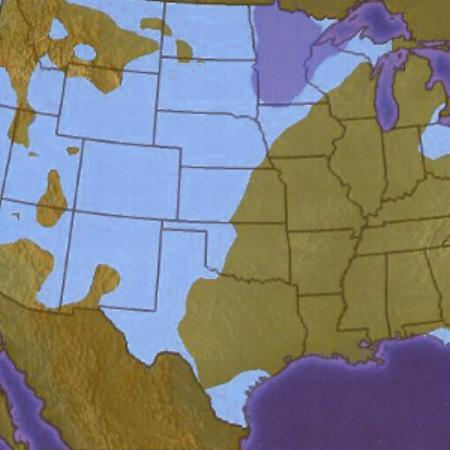
%> input picture am10_FC_am11_SE/test.jpg, 450 x 450 px
$ octave --eval "result = get_clutter_se('test.jpg');"   (GNU Octave 9; MATLAB toolbox functions it lacks are replaced by stand-ins)
%> lines starting %> are read from the running program, lines starting %| are printed output that depends on the picture; in (x1, y1, x2, y2) boxes, pixels count from 0 and x2, y2 are one past the last pixel; in counts of white or black regions, pixels touching at a corner belong together; the program's own positions count from 1
### am10_FC_am11_SE/RGB2Lab.m
function im_Lab=RGB2Lab(im)
% im_Lab=RGB2Lab(im)
% converts RGB color space to CIELab color space
% im is an input RGB image
% im_Lab is the output Lab image

im=double(im); %Convert unsigned 8-bit integer to double precision.

r=im(:,:,1)/255; %get r,g,b value in the range of [0,1]
g=im(:,:,2)/255;
b=im(:,:,3)/255;

% the figure from graybar.m and the infromation from the website
% http://www.cinenet.net/~spitzak/conversion/whysrgb.html, we can conclude
% that our RGB system is sRGB

% if RGB system is sRGB
indr=r>0.04045;
r(indr)=((r(indr)+0.055)/1.055).^2.4;
r(~indr)=r(~indr)/12.92;

indg=g>0.04045;
g(indg)=((g(indg)+0.055)/1.055).^2.4;
g(~indg)=g(~indg)/12.92;

indb=b>0.04045;
b(indb)=((b(indb)+0.055)/1.055).^2.4;
b(~indb)=b(~indb)/12.92;

%Observer. = 2°, Illuminant = D65
X = r * 0.4124 + g * 0.3576 + b * 0.1805;
Y = r * 0.2126 + g * 0.7152 + b * 0.0722;
Z = r * 0.0193 + g * 0.1192 + b * 0.9505;

x = X /  95.047; %x=X/Xn         %Observer = 2°, Illuminant = D65
y = Y / 100.000; %y=Y/Yn
z = Z / 108.883; %z=Z/Zn

indx=x>0.008856;
x(indx)=x(indx).^(1/3);
x(~indx)=7.787*x(~indx)+16/116;

indy=y>0.008856;
y(indy)=y(indy).^(1/3);
y(~indy)=7.787*y(~indy)+16/116;

indz=z>0.008856;
z(indz)=z(indz).^(1/3);
z(~indz)=7.787*z(~indz)+16/116;

CIE_L = ( 116 * y ) - 16;
CIE_a = 500 * ( x - y );
CIE_b = 200 * ( y - z );

im_Lab(:,:,1)=CIE_L;
im_Lab(:,:,2)=CIE_a;
im_Lab(:,:,3)=CIE_b;

### am10_FC_am11_SE/buildSFpyr.m
% [PYR, INDICES, STEERMTX, HARMONICS] = buildSFpyr(IM, HEIGHT, ORDER, TWIDTH)
%
% Construct a steerable pyramid on matrix IM, in the Fourier domain.
% This is similar to buildSpyr, except that:
%
%    + Reconstruction is exact (within floating point errors)
%    + It can produce any number of orientation bands.
%    - Typically slower, especially for non-power-of-two sizes.
%    - Boundary-handling is circular.
%
% HEIGHT (optional) specifies the number of pyramid levels to build. Default
% is maxPyrHt(size(IM),size(FILT));
%
% The squared radial functions tile the Fourier plane, with a raised-cosine
% falloff.  Angular functions are cos(theta-k\pi/(K+1))^K, where K is
% the ORDER (one less than the number of orientation bands, default= 3).
%
% TWIDTH is the width of the transition region of the radial lowpass
% function, in octaves (default = 1, which gives a raised cosine for
% the bandpass filters).
%
% PYR is a vector containing the N pyramid subbands, ordered from fine
% to coarse.  INDICES is an Nx2 matrix containing the sizes of
% each subband.  This is compatible with the MatLab Wavelet toolbox.
% See the function STEER for a description of STEERMTX and HARMONICS.

% Eero Simoncelli, 5/97.
% See http://www.cns.nyu.edu/~eero/STEERPYR/ for more
% information about the Steerable Pyramid image decomposition.

function [pyr,pind,steermtx,harmonics] = buildSFpyr(im, ht, order, twidth)

%-----------------------------------------------------------------
%% DEFAULTS:

max_ht = floor(log2(min(size(im)))) - 2;

if (exist('ht') ~= 1)
  ht = max_ht;
else
  if (ht > max_ht)
    error(sprintf('Cannot build pyramid higher than %d levels.',max_ht));
  end
end

if (exist('order') ~= 1)
  order = 3;
elseif ((order > 15)  | (order < 0))
  fprintf(1,'Warning: ORDER must be an integer in the range [0,15]. Truncating.\n');
  order = min(max(order,0),15);
else
  order = round(order);
end
nbands = order+1;

if (exist('twidth') ~= 1)
  twidth = 1;
elseif (twidth <= 0)
  fprintf(1,'Warning: TWIDTH must be positive.  Setting to 1.\n');
  twidth = 1;
end

%-----------------------------------------------------------------
%% Steering stuff:

if (mod((nbands),2) == 0)
  harmonics = [0:(nbands/2)-1]'*2 + 1;
else
  harmonics = [0:(nbands-1)/2]'*2;
end

steermtx = steer2HarmMtx(harmonics, pi*[0:nbands-1]/nbands, 'even');

%-----------------------------------------------------------------

dims = size(im);
ctr = ceil((dims+0.5)/2);

[xramp,yramp] = meshgrid( ([1:dims(2)]-ctr(2))./(dims(2)/2), ...
    ([1:dims(1)]-ctr(1))./(dims(1)/2) );
angle = atan2(yramp,xramp);
log_rad = sqrt(xramp.^2 + yramp.^2);
log_rad(ctr(1),ctr(2)) =  log_rad(ctr(1),ctr(2)-1);
log_rad  = log2(log_rad);

%% Radial transition function (a raised cosine in log-frequency):
[Xrcos,Yrcos] = rcosFn(twidth,(-twidth/2),[0 1]);
Yrcos = sqrt(Yrcos);

YIrcos = sqrt(1.0 - Yrcos.^2);
lo0mask = pointOp(log_rad, YIrcos, Xrcos(1), Xrcos(2)-Xrcos(1), 0);
imdft = fftshift(fft2(im));
lo0dft =  imdft .* lo0mask;

[pyr,pind] = buildSFpyrLevs(lo0dft, log_rad, Xrcos, Yrcos, angle, ht, nbands);

hi0mask = pointOp(log_rad, Yrcos, Xrcos(1), Xrcos(2)-Xrcos(1), 0);
hi0dft =  imdft .* hi0mask;
hi0 = ifft2(ifftshift(hi0dft));

pyr = [real(hi0(:)) ; pyr];
pind = [size(hi0); pind];

### am10_FC_am11_SE/steer2HarmMtx.m
% MTX = steer2HarmMtx(HARMONICS, ANGLES, REL_PHASES)
%
% Compute a steering matrix (maps a directional basis set onto the
% angular Fourier harmonics).  HARMONICS is a vector specifying the
% angular harmonics contained in the steerable basis/filters.  ANGLES
% (optional) is a vector specifying the angular position of each filter.
% REL_PHASES (optional, default = 'even') specifies whether the harmonics
% are cosine or sine phase aligned about those positions.
% The result matrix is suitable for passing to the function STEER.

% Eero Simoncelli, 7/96.

function mtx = steer2HarmMtx(harmonics, angles, evenorodd)

%%=================================================================
%%% Optional Parameters:

if (exist('evenorodd') ~= 1)
  evenorodd = 'even';
end

% Make HARMONICS a row vector
harmonics = harmonics(:)';

numh = 2*size(harmonics,2) - any(harmonics == 0);

if (exist('angles') ~= 1)
  angles = pi * [0:numh-1]'/numh;
else
  angles = angles(:);
end

%%=================================================================

if isstr(evenorodd)
  if strcmp(evenorodd,'even')
    evenorodd = 0;
  elseif strcmp(evenorodd,'odd')
    evenorodd = 1;
  else
    error('EVEN_OR_ODD should be the string  EVEN or ODD');
  end
end

%% Compute inverse matrix, which maps Fourier components onto
%% steerable basis.
imtx = zeros(size(angles,1),numh);
col = 1;
for h=harmonics
  args = h*angles;
  if (h == 0)
    imtx(:,col) = ones(size(angles));
    col = col+1;
  elseif evenorodd
    imtx(:,col) = sin(args);
    imtx(:,col+1) = -cos(args);
    col = col+2;
  else
    imtx(:,col) = cos(args);
    imtx(:,col+1) = sin(args);
    col = col+2;
  end
end

r = rank(imtx);
if (( r ~= numh ) & ( r ~= size(angles,1) ))
  fprintf(2,'WARNING: matrix is not full rank');
end

mtx = pinv(imtx);

### am10_FC_am11_SE/buildSFpyrLevs.m
% [PYR, INDICES] = buildSFpyrLevs(LODFT, LOGRAD, XRCOS, YRCOS, ANGLE, HEIGHT, NBANDS)
%
% Recursive function for constructing levels of a steerable pyramid.  This
% is called by buildSFpyr, and is not usually called directly.

% Eero Simoncelli, 5/97.

function [pyr,pind] = buildSFpyrLevs(lodft,log_rad,Xrcos,Yrcos,angle,ht,nbands);

if (ht <= 0)

  lo0 = ifft2(ifftshift(lodft));
  pyr = real(lo0(:));
  pind = size(lo0);

else

  bands = zeros(prod(size(lodft)), nbands);
  bind = zeros(nbands,2);

%  log_rad = log_rad + 1;
  Xrcos = Xrcos - log2(2);  % shift origin of lut by 1 octave.

  lutsize = 1024;
  Xcosn = pi*[-(2*lutsize+1):(lutsize+1)]/lutsize;  % [-2*pi:pi]
  order = nbands-1;
  %% divide by sqrt(sum_(n=0)^(N-1)  cos(pi*n/N)^(2(N-1)) )
  %% Thanks to Patrick Teo for writing this out :)
  const = (2^(2*order))*(factorial(order)^2)/(nbands*factorial(2*order));
  Ycosn = sqrt(const) * (cos(Xcosn)).^order;
  himask = pointOp(log_rad, Yrcos, Xrcos(1), Xrcos(2)-Xrcos(1), 0);

  for b = 1:nbands
    anglemask = pointOp(angle, Ycosn, Xcosn(1)+pi*(b-1)/nbands, Xcosn(2)-Xcosn(1));
    banddft = ((-sqrt(-1))^(nbands-1)) .* lodft .* anglemask .* himask;
    band = ifft2(ifftshift(banddft));

    bands(:,b) = real(band(:));
    bind(b,:)  = size(band);
  end

  dims = size(lodft);
  ctr = ceil((dims+0.5)/2);
  lodims = ceil((dims-0.5)/2);
  loctr = ceil((lodims+0.5)/2);
  lostart = ctr-loctr+1;
  loend = lostart+lodims-1;

  log_rad = log_rad(lostart(1):loend(1),lostart(2):loend(2));
  angle = angle(lostart(1):loend(1),lostart(2):loend(2));
  lodft = lodft(lostart(1):loend(1),lostart(2):loend(2));
  YIrcos = abs(sqrt(1.0 - Yrcos.^2));
  lomask = pointOp(log_rad, YIrcos, Xrcos(1), Xrcos(2)-Xrcos(1), 0);

  lodft = lomask .* lodft;

  [npyr,nind] = buildSFpyrLevs(lodft, log_rad, Xrcos, Yrcos, angle, ht-1, nbands);

  pyr = [bands(:); npyr];
  pind = [bind; nind];

end

### am10_FC_am11_SE/band_entropy.m
function en_band = band_entropy(map, wlevels, wor)

% en_band = band_entropy(map, wlevels, wor)
% Inputs:
%     "map": a monochromatic image
%     "wlevels": the number of spatial scales for the subband decomposition
%     "wor": the number of orientations for the subband decomposition
% Outputs:
%     "en_band": a vector containing Shannon entropies of all the subbands

% Reference: Ruth Rosenholtz, Yuanzhen Li, and Lisa Nakano. "Measuring
% visual_clutter". To appear in Journal of Vision, 7(2).

% Ruth Rosenholtz, Yuanzhen Li, and Lisa Nakano, March 2007.

% decompose the image into subbands:
[C,S] = buildSFpyr(map,wlevels,wor-1);
ind = prod(S(1,:));
band_ind = 2;
for ii = 1:wlevels
    for jj = 1:wor
        band = C(ind+1:ind+prod(S(band_ind,:)));
        ind = ind+prod(S(band_ind,:));
        % Shannon entropy:
        en_band(1,band_ind-1) = entropy(band(:)');
        band_ind = band_ind + 1;
    end
end
band = C(ind+1:ind+prod(S(band_ind,:)));
ind = ind+prod(S(band_ind,:));
en_band(1,band_ind-1) = entropy(band(:)');

### am10_FC_am11_SE/entropy.m
function estimate=entropy(x, nbins)

% to calculate the entropy of signal "x", given the number of bins "nbins"
% used uniform binning in the calculation

nsamples = length(x(:));

if ~exist('nbins')
    nbins = ceil(sqrt(nsamples));
end
h=histogram(x,nbins);

sum_h = sum(h);
if sum_h == 0
    sum_h = 1;
end
h = h/sum_h;

h_ = h;
h_(find(h==0)) = 0.01;
logf = log(h_);
estimate = sum(-logf.*h);

### am10_FC_am11_SE/histogram.m
function result=histogram(x, nbins)

% to calculate the histogram of signal "x", given the number of bins
% "nbins"; used uniform binning

edges = min(x(:)):(max(x(:))-min(x(:)))/(nbins-1):max(x(:));
result = histc(x(:), edges);

### am10_FC_am11_SE/pointOp.m
% RES = pointOp(IM, LUT, ORIGIN, INCREMENT, WARNINGS)
%
% Apply a point operation, specified by lookup table LUT, to image IM.
% LUT must be a row or column vector, and is assumed to contain
% (equi-spaced) samples of the function.  ORIGIN specifies the
% abscissa associated with the first sample, and INCREMENT specifies the
% spacing between samples.  Between-sample values are estimated via
% linear interpolation.  If WARNINGS is non-zero, the function prints
% a warning whenever the lookup table is extrapolated.
%
% This function is much faster than MatLab's interp1, and allows
% extrapolation beyond the lookup table domain.  The drawbacks are
% that the lookup table must be equi-spaced, and the interpolation is
% linear.
% Eero Simoncelli, 8/96.

function res = pointOp(im, lut, origin, increment, warnings)

%% NOTE: THIS CODE IS NOT ACTUALLY USED! (MEX FILE IS CALLED INSTEAD)

% fprintf(1,'WARNING: You should compile the MEX version of "pointOp.c",\n         found in the MEX subdirectory of matlabPyrTools, and put it in your matlab path.  It is MUCH faster.\n');

X = origin + increment*[0:size(lut(:),1)-1];
Y = lut(:);

res = reshape(interp1(X, Y, im(:), 'linear', 'extrap'),size(im));

### am10_FC_am11_SE/rcosFn.m
% [X, Y] = rcosFn(WIDTH, POSITION, VALUES)
%
% Return a lookup table (suitable for use by INTERP1)
% containing a "raised cosine" soft threshold function:
%
%    Y =  VALUES(1) + (VALUES(2)-VALUES(1)) *
%              cos^2( PI/2 * (X - POSITION + WIDTH)/WIDTH )
%
% WIDTH is the width of the region over which the transition occurs
% (default = 1). POSITION is the location of the center of the
% threshold (default = 0).  VALUES (default = [0,1]) specifies the
% values to the left and right of the transition.

% Eero Simoncelli, 7/96.

function [X, Y] = rcosFn(width,position,values)

%------------------------------------------------------------
% OPTIONAL ARGS:

if (exist('width') ~= 1)
  width = 1;
end

if (exist('position') ~= 1)
  position = 0;
end

if (exist('values') ~= 1)
  values = [0,1];
end

%------------------------------------------------------------

sz = 256;  %% arbitrary!

X    = pi * [-sz-1:1] / (2*sz);

Y = values(1) + (values(2)-values(1)) * cos(X).^2;

%    Make sure end values are repeated, for extrapolation...
Y(1) = Y(2);
Y(sz+3) = Y(sz+2);

X = position + (2*width/pi) * (X + pi/4);

### am10_FC_am11_SE/getClutter_SE.m
function [clutter_se] = get_clutter_se(map_name, wlevels, wght_chrom)
%> called with map_name = 'test.jpg'

% [clutter_se] = getClutter_SE(map_name, [wlevels], [wght_chrom])
% Subband Entropy measure of visual clutter.
% Outputs:
%     "clutter_se": the subband entropy clutter of the image.
% Inputs:
%     "map_name": input image. It can be a string (file name of the image),
%       or an array (the image itself).
%     "wlevels":  the number of scales (optional, default 3)
%     "wght_chrom": the weight on chrominance (optional, default 0.0625)

% This measure (Subband Entropy) of visual clutter is based on the notion
% that clutter is related to the number of bits required for subband
% (wavelet) image coding.
%
% Reference:
% Ruth Rosenholtz, Yuanzhen Li, and Lisa Nakano. "Measuring visual_clutter".
% Journal of Vision, 7(2), 2007. http://www.journalofvision.com/7/2/


% Ruth Rosenholtz, Yuanzhen Li, and Lisa Nakano, March 2007.

if ~exist('wlevels')
    wlevels = 3;
end
if ~exist('wght_chrom')
    wght_chrom = 0.0625;
end

% load input image
if ischar(map_name)
    try
        [tmp, map] = imread(map_name);
%> tmp is the input picture: size 450x450x3 uint8; mean R, G, B 127.7, 127.7, 127.6
%> map = []
    catch
        error(sprintf('Unable to open %s image file.', map_name))
    end
    map = double(tmp);
else
    if isnumeric(map_name)
        map = double(map_name);
    end
end

[ht, wth, dchrom] = size(map);
%> ht = 450; wth = 450; dchrom = 3
% if the image is a color rgb image, convert it to luminance and
% chrominance (from RGB to CIE Lab):
if dchrom == 3
    map_lab = RGB2Lab(map);
%> in RGB2Lab, `indr=r>0.04045;`: indr: size 450x450 logical; every value is 1
%> in RGB2Lab, `indb=b>0.04045;`:
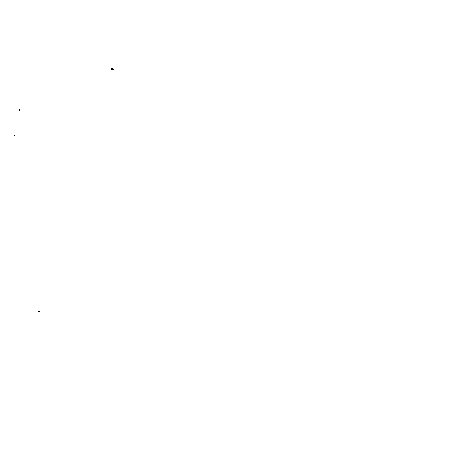
%> indb: size 450x450 logical; 100% white; black in thin lines or dots, all inside (x1, y1, x2, y2) = (14, 68, 114, 312)
%> in RGB2Lab, `b(~indb)=b(~indb)/12.92;`: b: size 450x450 double; min 0.00121, max 1, mean 0.325
%> in RGB2Lab, `indx=x>0.008856;`: indx: size 450x450 logical; every value is 0
%> in RGB2Lab, `indz=z>0.008856;`: indz: size 450x450 logical; 0.04% white in thin lines or dots, all inside (x1, y1, x2, y2) = (0, 32, 432, 396)
%> in RGB2Lab, `z(indz)=z(indz).^(1/3);`:
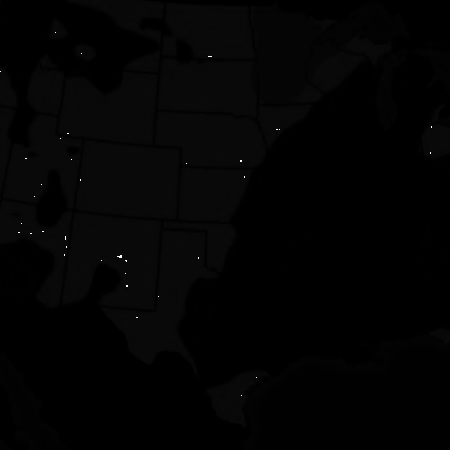
%> z: size 450x450 double; min 0.0001, max 0.211, mean 0.00321; drawn with min black and max white
%> in RGB2Lab, `im_Lab(:,:,3)=CIE_b;`:
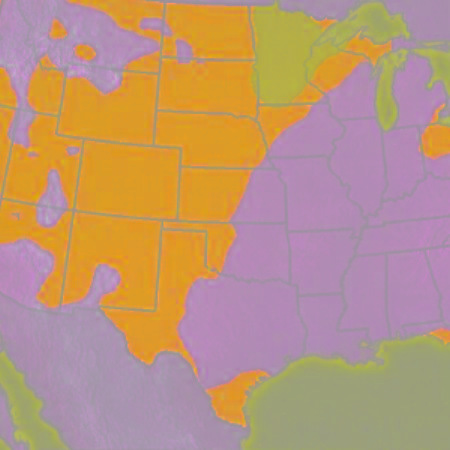
%> im_Lab: size 450x450x3 double; mean R, G, B 2.2, 0.238, -1.11; drawn with min black and max white
else
    map_lab = map;
end

wor = 4;
% luminance channel:
map = map_lab(:,:,1);
en_band = band_entropy(map, wlevels, wor);
%> in buildSFpyr, `log_rad(ctr(1),ctr(2)) =  log_rad(ctr(1),ctr(2)-1);`:
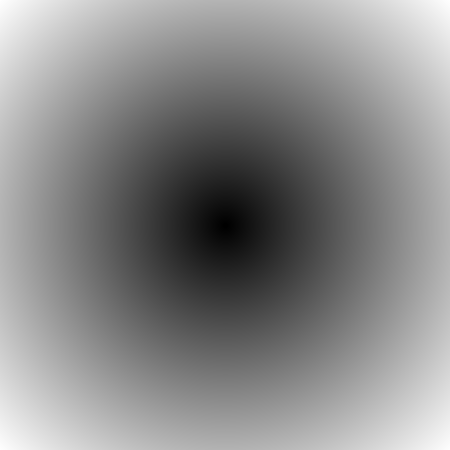
%> log_rad: size 450x450 double; min 0.00444, max 1.41, mean 0.765; drawn with min black and max white
%> after the loop in buildSFpyrLevs, `for b = 1:nbands`: bind = [450 450; 450 450; 450 450; 450 450]
%> in buildSFpyrLevs, `[npyr,nind] = buildSFpyrLevs(lodft, log_rad, Xrcos, Yrcos, angle, ht-1..`: nind = [225 225; 225 225; 225 225; 225 225; 113 113; 113 113; 113 113; 113 113; 57 57]
%> in buildSFpyrLevs, `pind = [bind; nind];`: pind = 13 rows, first 12: [450 450; 450 450; 450 450; 450 450; 225 225; 225 225; 225 225; 225 225; 113 113; 113 113; 113 113; 113 113]
%> in buildSFpyr, `hi0 = ifft2(ifftshift(hi0dft));`:
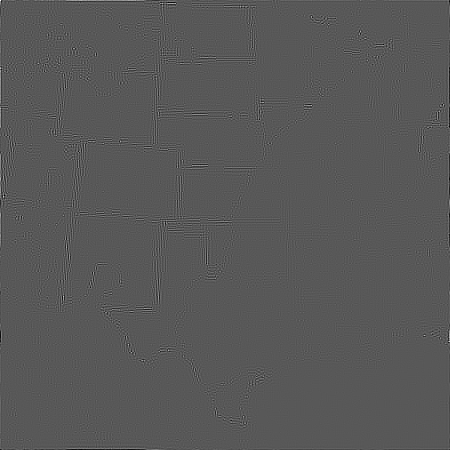
%> hi0: size 450x450 double; min -0.742, max 1.4, mean 1.34e-16; drawn with min black and max white
%> in buildSFpyr, `pind = [size(hi0); pind];`: pind = 14 rows, first 12: [450 450; 450 450; 450 450; 450 450; 450 450; 225 225; 225 225; 225 225; 225 225; 113 113; 113 113; 113 113]
%> in band_entropy, `[C,S] = buildSFpyr(map,wlevels,wor-1);`: S has the same summary as pind in buildSFpyr
%> in band_entropy, `ind = prod(S(1,:));`: ind = 202500
%> after the loop in band_entropy, `for ii = 1:wlevels`: band_ind = 14; en_band = [3.76 4.01 3.69 4.1 3.58 3.64 3.52 3.74 3.34 3.31 3.37 3.33]; ind = 1266076
%> in band_entropy, `band = C(ind+1:ind+prod(S(band_ind,:)));`: band = 3249 values, max 278.7 at index 607, min 28.36 at index 2679, mean 136.9
%> in band_entropy, `ind = ind+prod(S(band_ind,:));`: ind = 1269325
%> in entropy, `nsamples = length(x(:));`: nsamples = 3249
%> in entropy, `nbins = ceil(sqrt(nsamples));`: nbins = 57
%> in histogram, `edges = min(x(:)):(max(x(:))-min(x(:)))/(nbins-1):max(x(:));`: edges = 57 values from 28.36 to 278.7
%> in histogram, `result = histc(x(:), edges);`: result = 57 values, max 199 at index 18, min 1 at index 57, mean 57
%> in entropy, `h=histogram(x,nbins);`: h has the same summary as result in histogram
%> in entropy, `sum_h = sum(h);`: sum_h = 3249
%> in entropy, `h = h/sum_h;`: h = 57 values, max 0.0612 at index 18, min 0.000308 at index 57, mean 0.0175
%> in entropy, `h_ = h;`: h_ has the same summary as h
%> in entropy, `logf = log(h_);`: logf = 57 values, max -2.79 at index 18, min -8.09 at index 57, mean -4.44
%> in entropy, `estimate = sum(-logf.*h);`: estimate = 3.72
%> en_band = [3.76 4.01 3.69 4.1 3.58 3.64 3.52 3.74 3.34 3.31 3.37 3.33 3.72]
clutter_se = mean(en_band);
%> clutter_se = 3.62

if dchrom == 1
    return;
end

% chrominance channels:
for jj = 2:3
    map = map_lab(:,:,jj);
    if max(map(:))-min(map(:)) < 0.008
        map = zeros(size(map));
    end
    en_band = band_entropy(map, wlevels, wor);
    clutter_se = clutter_se + wght_chrom*mean(en_band);
end
%> this loop made 2 passes
%> (ind in band_entropy, clutter_se) on passes 1 to 2: (1269325, 3.85), (1269325, 4.07)
%> pass 1, in buildSFpyrLevs (call 8), `lo0 = ifft2(ifftshift(lodft));`:
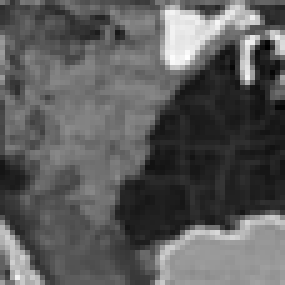
%> lo0: size 57x57 double (shown 5 times larger); min -36.77, max 106.4, mean 14.8; drawn with min black and max white
%> pass 1, in buildSFpyr (call 2), `hi0 = ifft2(ifftshift(hi0dft));`:
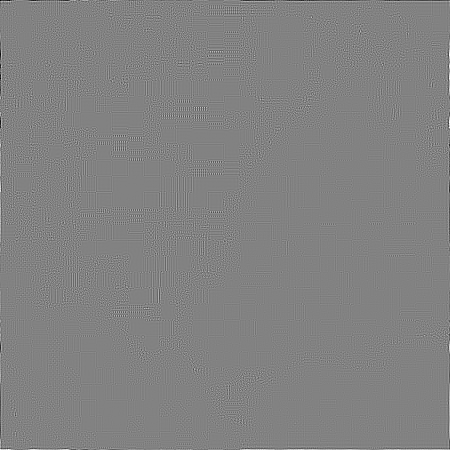
%> hi0: size 450x450 double; min -0.37, max 0.354, mean 1.46e-17; drawn with min black and max white

clutter_se = clutter_se/(1+2*wght_chrom);
%> clutter_se = 3.62
